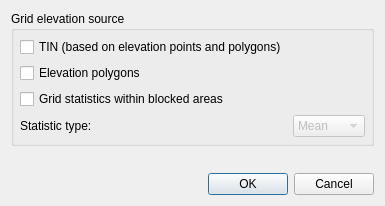
<?xml version="1.0" encoding="UTF-8"?>
<ui version="4.0">
 <class>Dialog</class>
 <widget class="QDialog" name="Dialog">
  <property name="geometry">
   <rect>
    <x>0</x>
    <y>0</y>
    <width>385</width>
    <height>206</height>
   </rect>
  </property>
  <property name="sizePolicy">
   <sizepolicy hsizetype="MinimumExpanding" vsizetype="Preferred">
    <horstretch>0</horstretch>
    <verstretch>0</verstretch>
   </sizepolicy>
  </property>
  <property name="windowTitle">
   <string>Correct grid elevation</string>
  </property>
  <layout class="QGridLayout" name="gridLayout">
   <item row="0" column="0">
    <widget class="QGroupBox" name="elev_src_frame">
     <property name="title">
      <string>Grid elevation source</string>
     </property>
     <layout class="QGridLayout" name="gridLayout_2">
      <property name="margin">
       <number>6</number>
      </property>
      <item row="4" column="0">
       <widget class="QCheckBox" name="elev_arf_chbox">
        <property name="text">
         <string>Grid statistics within blocked areas</string>
        </property>
        <property name="checked">
         <bool>false</bool>
        </property>
       </widget>
      </item>
      <item row="5" column="1">
       <widget class="QComboBox" name="stats_cbx">
        <property name="enabled">
         <bool>false</bool>
        </property>
        <item>
         <property name="text">
          <string>Mean</string>
         </property>
        </item>
        <item>
         <property name="text">
          <string>Max</string>
         </property>
        </item>
        <item>
         <property name="text">
          <string>Min</string>
         </property>
        </item>
       </widget>
      </item>
      <item row="2" column="0">
       <widget class="QCheckBox" name="elev_polygons_chbox">
        <property name="text">
         <string>Elevation polygons</string>
        </property>
        <property name="checked">
         <bool>false</bool>
        </property>
       </widget>
      </item>
      <item row="5" column="0">
       <widget class="QLabel" name="label">
        <property name="text">
         <string>Statistic type:</string>
        </property>
       </widget>
      </item>
      <item row="1" column="0">
       <widget class="QCheckBox" name="elev_tin_chbox">
        <property name="text">
         <string>TIN (based on elevation points and polygons)</string>
        </property>
        <property name="checked">
         <bool>false</bool>
        </property>
       </widget>
      </item>
     </layout>
    </widget>
   </item>
   <item row="6" column="0">
    <widget class="QDialogButtonBox" name="buttonBox">
     <property name="orientation">
      <enum>Qt::Horizontal</enum>
     </property>
     <property name="standardButtons">
      <set>QDialogButtonBox::Cancel|QDialogButtonBox::Ok</set>
     </property>
    </widget>
   </item>
   <item row="1" column="0">
    <spacer name="verticalSpacer">
     <property name="orientation">
      <enum>Qt::Vertical</enum>
     </property>
     <property name="sizeHint" stdset="0">
      <size>
       <width>20</width>
       <height>40</height>
      </size>
     </property>
    </spacer>
   </item>
  </layout>
 </widget>
 <resources/>
 <connections>
  <connection>
   <sender>buttonBox</sender>
   <signal>accepted()</signal>
   <receiver>Dialog</receiver>
   <slot>accept()</slot>
   <hints>
    <hint type="sourcelabel">
     <x>259</x>
     <y>305</y>
    </hint>
    <hint type="destinationlabel">
     <x>157</x>
     <y>274</y>
    </hint>
   </hints>
  </connection>
  <connection>
   <sender>buttonBox</sender>
   <signal>rejected()</signal>
   <receiver>Dialog</receiver>
   <slot>reject()</slot>
   <hints>
    <hint type="sourcelabel">
     <x>327</x>
     <y>305</y>
    </hint>
    <hint type="destinationlabel">
     <x>286</x>
     <y>274</y>
    </hint>
   </hints>
  </connection>
 </connections>
</ui>
